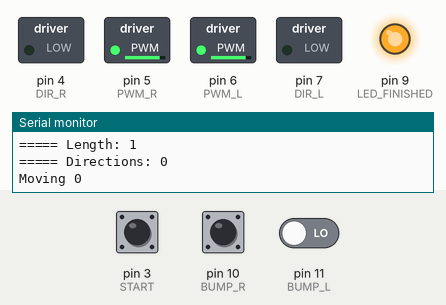
The sketch below on a simulated Arduino Uno, built with avr-gcc and run on an emulated ATmega328P. Parts: switched loads named in the sketch (green lamp = pin HIGH), output pins drawn as LEDs (lit = HIGH), the last lines printed to the serial monitor. Inputs (shaded band) come from the test bench; at power-on: pin 10 (BUMP_R) LOW, pin 3 (START) HIGH, pin 11 (BUMP_L) LOW. Random numbers use the default seed unless the sketch sets one.

Above: at 1.2 s.
1.3 s: pin 10 (BUMP_R) pulsed HIGH 2 times (0.12 s each, 0.3 s apart)
At 2.6 s:
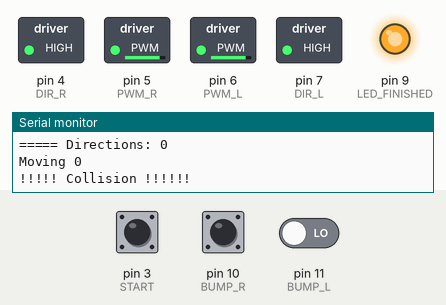
At 3.7 s:
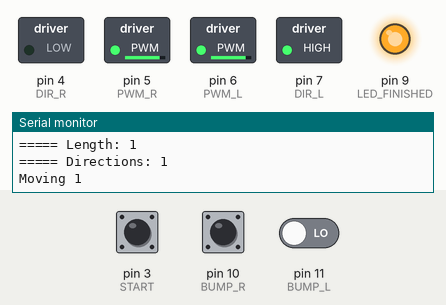
Timing chart, 0 to 15.9 s (numbered marks = the images above; inputs shaded):
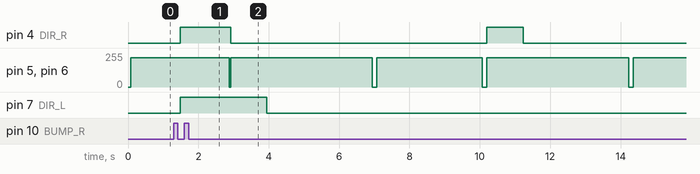

The sketch:

arduino_mapper.ino
```cpp
#include "map.h";
#include "motor.h"
#include "pathfinder.h"
#include "test.h"
#include "bumper.h"
#include "config.h"
#include <EEPROM.h>
#include <IRremote.h>

// Map object for storing the map
Map theMap(MAP_SIZE);
// Motor object for controlling motors
Motor motor(DIR_L, DIR_R, PWM_L, PWM_R);
// Pathfinder
Pathfinder pathfinder(&theMap);

// Bumper object to check collisions
int bumperPins[2] = {BUMP_L, BUMP_R};
Bumper bumper(bumperPins);

// Position vars
int currentX = 2;
int currentY = 2;
int currentHeading = NORTH;


void setup(){
  Serial.begin(9600);

  if(TEST_MODE){
    Test t = Test();
    t.run();
  } else{
    theMap.processed(currentX, currentY);
    //theMap.obstacle(1,2); theMap.processed(1,2);
    //theMap.obstacle(1,3); theMap.processed(1,3);
    //readFromEEPROM(&theMap);
    setupPins();

    Serial.println("Map in EEPROM:");
    Map storedMap(MAP_SIZE);
    readFromEEPROM(&storedMap);
    Serial.println(storedMap.toString());


    // Block untill button is pressed
    while(!digitalRead(START)){ }

    Serial.println("Starting");

    digitalWrite(LED_FINISHED, HIGH);
  }
}

void setupPins(){
	pinMode(LED_FINISHED, OUTPUT);
	pinMode(BUMP_L, INPUT);
	pinMode(BUMP_R, INPUT);
    pinMode(START, INPUT);
	pinMode(DIR_L, OUTPUT);
	pinMode(DIR_R, OUTPUT);
	pinMode(PWM_L, OUTPUT);
	pinMode(PWM_R, OUTPUT);
}

void loop(){
    if(!TEST_MODE){
        pathfinder.run(currentX, currentY, currentHeading);
        path p = pathfinder.getPath();

        if(pathfinder.isTargetReachable() && p.length>0){
            boolean collision = false;

            if(MAPPING_DEBUG){
                Serial.print("===== Path found from (");
                Serial.print(currentX); Serial.print(","); Serial.print(currentY);
                Serial.print(") to (");
                Serial.print(pathfinder.getTargetX()); Serial.print(","); Serial.print(pathfinder.getTargetY());
                Serial.println(")");
                Serial.print("===== Length: ");
                Serial.println(p.length);
                Serial.print("===== Directions: ");
                for(int j=0; j<p.length; j++){
                    Serial.print(p.directions[j]);
                }
                Serial.println();
            }

            for(int i = 0; i < p.length ; i++){ //walk over path
                // Next direction in the path
                int direction = p.directions[i];
                if(MAPPING_DEBUG){ Serial.print("Moving "); Serial.println(direction); }

                // First turn to the correct position
                int dir = pathfinder.calculateTurningDirection(currentHeading, direction);
                int cost = pathfinder.calculateTurningCost(currentHeading, direction);
                //currentHeading = (currentHeading + (dir == LEFT ? -1 : 1) * cost + 4) % 4;
                for(int i = 0 ; i < cost ; i++){
                    switch(dir){
                        case LEFT:
                            motor.turnLeft();
                            break;
                        case RIGHT:
                            motor.turnRight();
                            break;
                    }
                }
                currentHeading = direction;

                // Now drive forward towards the next chunk
                int count = MOTION_COUNT; //amount of increments to check for collisions

                motor.forward();

                while(!(collision = bumper.checkCollision()) && count > 0){
                    delay(MOTION_DELAY);
                    count--;
                }

                motor.stop();

                if(collision){
                    if(MAPPING_DEBUG){ Serial.println("!!!!! Collision !!!!!!"); }
                    switch(direction){
                        case NORTH:
                            theMap.obstacle(currentX, currentY-1);
                            theMap.processed(currentX, currentY-1);
                            break;
                        case EAST:
                            theMap.obstacle(currentX+1, currentY);
                            theMap.processed(currentX+1, currentY);
                            break;
                        case SOUTH:
                            theMap.obstacle(currentX, currentY+1);
                            theMap.processed(currentX, currentY+1);
                            break;
                        case WEST:
                            theMap.obstacle(currentX-1, currentY);
                            theMap.processed(currentX-1, currentY);
                            break;
                    }
                    // Go back to the previous chunk
                    motor.back();
                    delay((MOTION_COUNT-count) * MOTION_DELAY); //return to previous position
                    motor.stop();
                    return; //do loop again, stop following the path
                }

                // We have arrived at a new chunk successfully. Update the current location
                switch(direction){
                    case NORTH:
                        currentY -= 1;
                        break;
                    case EAST:
                        currentX += 1;
                        break;
                    case SOUTH:
                        currentY += 1;
                        break;
                    case WEST:
                        currentX -= 1;
                        break;
                }
                if(MAPPING_DEBUG){
                    Serial.print("Successfully arrived at chunk (");
                    Serial.print(currentX); Serial.print(","); Serial.print(currentY);
                    Serial.println(")");
                }

                // And set this location as processed
                theMap.processed(currentX, currentY);

                if(MAPPING_DEBUG){
                    Serial.println("Map:");
                    Serial.println(theMap.toString());
                }
            }
            if(MAPPING_DEBUG) Serial.println("===== Path completed =====");
        } else{
            if(MAPPING_DEBUG) Serial.println("done!");
            finish();
        }
    }
}

void finish(){
    writeToEEPROM(theMap);

    //freeze
    while(true){
        digitalWrite(LED_FINISHED, HIGH);
        delay(1000);
        digitalWrite(LED_FINISHED, LOW);
        delay(1000);
    }
}
```

Bumper.cpp
```cpp
#include "bumper.h"
#include <Arduino.h>

Bumper::Bumper(int* pins){
  this->pins = pins;
  this->lastMeasurements = new int[sizeof(this->pins)];

  for(int i = 0 ; i < sizeof(pins) ; i++){
    pinMode(pins[i], INPUT);
  }
}

bool Bumper::checkCollision(){

  bool collision = false;

  for(int i = 0 ; i < sizeof(this->pins) ; i++){
    int measurement = digitalRead(this->pins[i]);
    if(measurement != this->lastMeasurements[i]){
      this->lastMeasurements[i] = measurement;
      if(measurement == LOW){
        collision = true;
      }
    }
  }
  return collision;
}
```

Bumper.h
```cpp
class Bumper{
  public:
    Bumper(int* pins);
    bool checkCollision();
  private:
    int* pins;
    int* lastMeasurements;
};
```

map.cpp
```cpp
#include "map.h"

Map::Map(int mapSize){
  this->mapSize = mapSize;
  chunks = new Chunk[mapSize * mapSize];
  for(int i = 0 ; i < mapSize ; i++){
    for(int j = 0 ; j < mapSize ; j++){
      Chunk* c = chunkAt(i, j);
      c->processed = false;
      c->obstacle = false;
    }
  }
}

Chunk* Map::chunkAt(int x, int y){
  return chunks + x + y * mapSize;
}

void Map::obstacle(int x, int y){
  chunkAt(x, y)->obstacle = true;
}

void Map::processed(int x, int y){
  chunkAt(x, y)->processed = true;
}

boolean Map::isProcessed(int x, int y){
    return chunkAt(x, y)->processed;
}

boolean Map::isObstacle(int x, int y){
    return chunkAt(x, y)->obstacle;
}

Chunk* Map::getChunks(){
  return chunks;
}

int Map::getMapSize(){
  return mapSize;
}

String Map::toString(){
  Chunk* chunks = getChunks();
  int length = mapSize * mapSize;
  int counter = 0;
  char result[length + mapSize];
  for(int i = 0 ; i < length ; i++){
    Chunk c = chunks[i];
    result[counter++] = c.obstacle ? 'o' : c.processed ? 'x' : '-';
    if((i + 1) % mapSize == 0){
      result[counter++] = '\n';
    }
  }
  result[counter - 1] = '\0';
  return result;
}

void writeToEEPROM(Map m){
  Chunk* chunks = m.getChunks();
  int length = m.getMapSize() * m.getMapSize();
  byte curr = 0;
  for(int i = 0 ; i < length; i++){
    Chunk c = chunks[i];
    curr |= ((c.processed ? 1 : 0) | (c.obstacle ? 2 : 0)) << ((i % 4) * 2);
    //Serial.println(((c.processed ? 1 : 0) | (c.obstacle ? 2 : 0)), BIN);
    if(i%4 == 3 || i == length-1){
      //Serial.println(curr, BIN);
      EEPROM.write(i / 4, curr);
      curr = 0;
    }
  }
}

void readFromEEPROM(Map* m){
  int length = m->getMapSize() * m->getMapSize();
  byte curr = 0;
  for(int i = 0 ; i < length ; i++){
    if(i % 4 == 0){
      curr = EEPROM.read(i / 4);
    }
    Chunk* c = m->chunkAt(i % m->getMapSize(), i / m->getMapSize());
    c->processed = (curr >> ((i % 4) * 2) & 1) == 1;
    c->obstacle = (curr >> ((i % 4) * 2 + 1) & 1) == 1;
  }
}
```

map.h
```cpp
#include <Arduino.h>
#include <EEPROM.h>
#include "config.h"

#ifndef MAP_H
#define MAP_H
struct Chunk{
	/**
	* wheter or not this Chunk has been processed
	*/
	boolean processed;

	/**
	* wheter or not this Chunk is an obstacle
	*/
	boolean obstacle;
};

class Map{
  public:
    Map(int mapSize);
    Chunk* chunkAt(int x, int y);
    void obstacle(int x, int y);
    void processed(int x, int y);
    boolean isProcessed(int x, int y);
    boolean isObstacle(int x, int y);
    Chunk* getChunks();
    int getMapSize();
    String toString();

  private:
    Chunk* chunks;
    int mapSize;
};

void writeToEEPROM(Map m);
void readFromEEPROM(Map* m);
#endif
```

motor.cpp
```cpp
#include "motor.h"
#include "config.h"

Motor::Motor(int dir_l, int dir_r, int pwm_l, int pwm_r){
    this->dir_l = dir_l;
    this->dir_r = dir_r;
    this->pwm_l = pwm_l;
    this->pwm_r = pwm_r;

    pinMode(this->dir_l, OUTPUT);
    pinMode(this->dir_r, OUTPUT);
    pinMode(this->pwm_l, OUTPUT);
    pinMode(this->pwm_r, OUTPUT);
}

void Motor::left(int power){
    digitalWrite(this->dir_l, power<0 ? HIGH : LOW);
    power = abs(power);
    power = power>255 ? 255 : power;
    analogWrite(this->pwm_l, power);
}

void Motor::left(){
  this->left(MAX_POWER);
}

void Motor::leftBack(){
  this->left(-MAX_POWER);
}

void Motor::right(int power){

    digitalWrite(this->dir_r, power<0 ? HIGH : LOW);
    power = abs(power);
    power = power>255 ? 255 : power;
    analogWrite(this->pwm_r, power);
}

void Motor::right(){
  this->right(MAX_POWER);
}

void Motor::rightBack(){
  this->right(-MAX_POWER);
}

void Motor::both(int power){
    digitalWrite(this->dir_l, power<0 ? HIGH : LOW);
    digitalWrite(this->dir_r, power<0 ? HIGH : LOW);
    power = abs(power);
    power = power>255 ? 255 : power;
    analogWrite(this->pwm_l, power + DEVIATION);
    analogWrite(this->pwm_r, power);
}

void Motor::forward(){
  this->both(MAX_POWER);
}

void Motor::back(){
  this->both(-MAX_POWER);
}

void Motor::stop(){
    analogWrite(this->pwm_l, 0);
    analogWrite(this->pwm_r, 0);
}

void Motor::turnLeft(){
  this->leftBack();
  this->right();
  delay(ROTATE_DELAY);
  this->stop();
}

void Motor::turnRight(){
  this->rightBack();
  this->left();
  delay(ROTATE_DELAY);
  this->stop();
}
```

motor.h
```cpp
#include <Arduino.h>

class Motor{
  public:
    Motor(int dir_l, int dir_r, int pwm_l, int pwm_r);
    void left(int power);
    void left();
    void leftBack();
    void right(int power);
    void right();
    void rightBack();
    void both(int power);
    void forward();
    void back();
    void stop();
    void turnLeft();
    void turnRight();

  private:
    int dir_l;
    int dir_r;
    int pwm_l;
    int pwm_r;
};
```

pathfinder.cpp
```cpp
#include "pathfinder.h"
#include "map.h"
#include "config.h"

Pathfinder::Pathfinder(Map* m){
    this->m = m;
}

void Pathfinder::run(int currentX, int currentY, int currentHeading){
    int x,y,current,n,e,w,s;
    bool changed = true;

    // Reset target
    this->currentX = currentX;
    this->currentY = currentY;
    this->targetX = currentX;
    this->targetY = currentY;
    // Reset all costs and headings
    for(x=0; x<this->m->getMapSize(); x++){
        for(y=0; y<this->m->getMapSize(); y++){
            targetCosts[x][y].cost = DEFAULT_COST;
            targetCosts[x][y].heading = NORTH;
        }
    }

    // Current position
    targetCosts[currentX][currentY].cost = 0;
    targetCosts[currentX][currentY].heading = currentHeading;

    // Calculate path lengths
    while(changed){
        changed = false;
        for(x=0; x<MAP_SIZE; x++){
            for(y=0; y<MAP_SIZE; y++){
                if(!m->isObstacle(x,y)){
                    current = targetCosts[x][y].cost;
                    // Calculate distance by adding distance to neighbour to 1 and the number of turns needed to good
                    // from the neighbour to this point
                    n = this->getCostTo(x, y-1)+1+this->calculateTurningCost(this->getTargetHeading(x, y-1), SOUTH);
                    e = this->getCostTo(x+1, y)+1+this->calculateTurningCost(this->getTargetHeading(x+1, y), WEST);
                    w = this->getCostTo(x-1, y)+1+this->calculateTurningCost(this->getTargetHeading(x-1, y), EAST);
                    s = this->getCostTo(x, y+1)+1+this->calculateTurningCost(this->getTargetHeading(x, y+1), NORTH);

                    // Determine shortest route
                    if(n<targetCosts[x][y].cost){
                        targetCosts[x][y].cost = n;
                        // You're coming from the north, so the final heading is south
                        targetCosts[x][y].heading = SOUTH;
                    }
                    if(s<targetCosts[x][y].cost){
                        targetCosts[x][y].cost = s;
                        targetCosts[x][y].heading = NORTH;
                    }
                    if(e<targetCosts[x][y].cost){
                        targetCosts[x][y].cost = e;
                        targetCosts[x][y].heading = WEST;
                    }
                    if(w<targetCosts[x][y].cost){
                        targetCosts[x][y].cost = w;
                        targetCosts[x][y].heading = EAST;
                    }

                    if(current!=targetCosts[x][y].cost){
                        // Set changed to true to indicate that the loop should continue
                        changed=true;
                        if(PATHFINDER_DEBUG){
                            Serial.print("Found new cost to ");
                            Serial.print(x);
                            Serial.print(",");
                            Serial.print(y);
                            Serial.print(" old=");
                            Serial.print(current);
                            Serial.print(" new=");
                            Serial.println(targetCosts[x][y].cost);
                        }
                    }
                }
            }
        }
    }

    // Find shortest path
    current = 1000;
    for(y=0; y<MAP_SIZE; y++){
        for(x=0; x<MAP_SIZE; x++){
            if(PATHFINDER_DEBUG){
                Serial.print(targetCosts[x][y].cost);
                Serial.print('|');
                Serial.print(targetCosts[x][y].heading);
                Serial.print('\t');
            }
            if(targetCosts[x][y].cost<current && (x!=currentX || y!=currentY)){
                // This one is shorter
                if(!m->isProcessed(x,y)){
                    current = targetCosts[x][y].cost;
                    this->targetX = x;
                    this->targetY = y;
                }
            }
        }
        if(PATHFINDER_DEBUG) Serial.println();
    }
}

bool Pathfinder::isTargetReachable(){
    return this->getCostTo(this->getTargetX(), this->getTargetY()) < DEFAULT_COST;
}

int Pathfinder::getTargetX(){
    return this->targetX;
}

int Pathfinder::getTargetY(){
    return this->targetY;
}

path Pathfinder::getPath(){
    path result;
    int length = 0;
    int i,x,y,heading;

    // Determine length of path
    x = this->targetX;
    y = this->targetY;
    while(x!=this->currentX || y!=this->currentY){
        heading = this->getTargetHeading(x,y);
        if(heading==NORTH) y+=1;
        if(heading==SOUTH) y-=1;
        if(heading==EAST)  x-=1;
        if(heading==WEST)  x+=1;
        length+=1;
    }

    x = this->targetX;
    y = this->targetY;
    result.length = length;
    result.directions = new int[length];

    for(i=length-1; i>=0; i--){
        heading = this->getTargetHeading(x,y);
        if(PATHFINDER_DEBUG){
            Serial.print("Next chunk in path (x,y,d): ");
            Serial.print(x);
            Serial.print(",");
            Serial.print(y);
            Serial.print(",");
            Serial.println(heading);
        }
        if(heading==NORTH) y+=1;
        if(heading==SOUTH) y-=1;
        if(heading==EAST)  x-=1;
        if(heading==WEST)  x+=1;
        result.directions[i] = heading;
    }

    return result;
}

int Pathfinder::getTargetHeading(int x, int y){
    if(x>=0 && x<MAP_SIZE && y>=0 && y<MAP_SIZE){
        return targetCosts[x][y].heading;
    }
    return NORTH;
}

int Pathfinder::getCostTo(int x, int y){
    if(x>=0 && x<MAP_SIZE && y>=0 && y<MAP_SIZE){
        return targetCosts[x][y].cost;
    }
    return 2 * DEFAULT_COST;
}

/** Calculate the amount of turns of 90 degrees needed to go from one heading to the other */
int Pathfinder::calculateTurningCost(int from, int to){
    int r = abs((to - from) % 4);
    return r==3 ? 1 : r;
}

int Pathfinder::calculateTurningDirection(int from, int to){
	return (from - to + 4) % 4 == 3 ? LEFT : RIGHT;
}
```

test.h
```cpp
#include <Arduino.h>
#include "map.h"
#include "pathfinder.h"

class Test{
  public:
    void run();
    void testMap();
    void testTurningCost();
    void testPathfinder();
	void testRotation();
    void assertEquals(int is, int ex, String msg);
};
```

Source omitted: pathfinder.h (814 bytes), test.cpp (5673 bytes), config.h (964 bytes)

Measured:
- after the input at 1.3 s, pin 4 (DIR_R): LOW → HIGH after 0.18 s, → LOW 1.4 s later, → HIGH 7.3 s later, → LOW 1.0 s later
